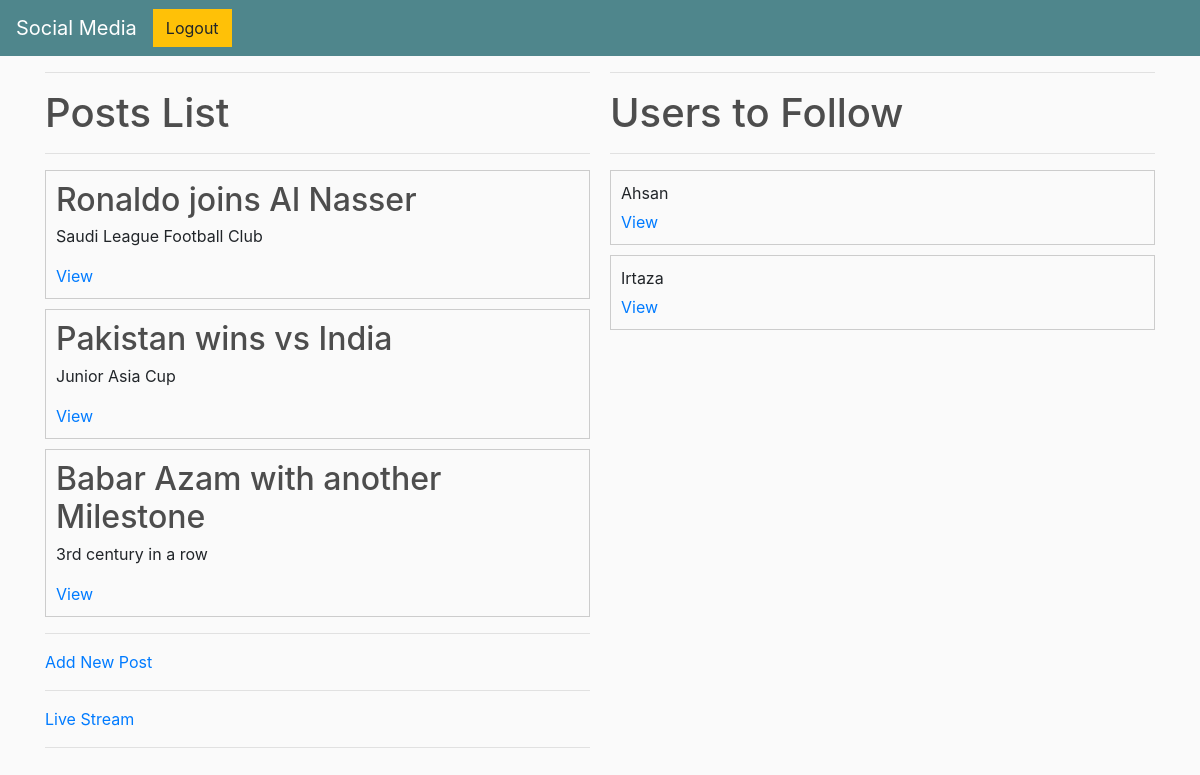
The app's page / (signed in) with its own data.
### base/models.py (models this page shows, shortened)
class Post(models.Model):
    title = models.CharField(max_length=255)
    description = models.TextField()
    author = models.ForeignKey(User, on_delete=models.CASCADE)
    created_at = models.DateTimeField(auto_now_add=True)
    objects = models.Manager()
    post = PostManager()

### base/views.py (the view)
# urls.py: path("", views.PostList.as_view(), name= 'posts'),
class PostList(LoginRequiredMixin, ListView):
    model = Post
    context_object_name = 'posts'
    template_name = 'templates/base/post_list.html'
    def get_context_data(self, **kwargs):
        context = super().get_context_data(**kwargs)
        current_user = self.request.user
        context['posts'] = Post.objects.filter(author = current_user)
        users = User.objects.all()
        current_user = self.request.user
        context['users'] = [user for user in users if user != current_user]
        context['current_user'] = self.request.user.id
        return context

### templates/base/post_list.html (shortened to what this page needs)
{% extends 'templates/base/main.html' %}
{% block content %}
<div class="main-container">
    <div class="posts-column">
        <hr>
        <h1>Posts List</h1>
    <hr>
        {% for post in posts %}
            <div class="post">
                <h2>{{ post.title }}</h2>
                <p>{{ post.description }}</p>
                <a href="{% url 'post' post.id %}">View</a>
            </div>
        {% empty %}
            <h5>No posts in the list</h5>
        {% endfor %}
    <hr>
            <a href="{% url 'post-create' %}">Add New Post</a>
    <hr>
        <a href="{% url 'stream' current_user %}">Live Stream</a>
    <hr>
    </div>
    <div class="users-column">
        <hr>
        <h1>Users to Follow</h1>
<hr>
        {% for user in users %}
            <div class="user">
                <p>{{ user.username }}</p>
                  <a href="{% url 'user' user.id %}">View</a>
            </div>
        {% empty %}
            <h5>No users to follow</h5>
        {% endfor %}
    </div>
</div>
<br><br>
{% endblock content %}

### templates/base/main.html (shortened to what this page needs)
<!DOCTYPE html>
{% load static %}
<html>
<head>
    <link href="https://stackpath.bootstrapcdn.com/bootstrap/4.4.1/css/bootstrap.min.css"
 rel="stylesheet">
    <link href="{% static 'css/main.css' %}" rel="stylesheet" type="text/css">
</head>
<body>
<nav class="navbar navbar-expand-lg navbar-dark bg-dark">
<a class="navbar-brand" href="{% url 'posts' %}">Social Media</a>
    <div class="collapse navbar-collapse" id="navbarSupportedContent">
        <div class="form-inline my-2 my-lg-0">
             {% if request.user.is_authenticated %}
        <a class="btn btn-warning" href="{% url 'logout' %}">Logout</a>
            {% else %}
        <a class="btn btn-warning" href="{% url 'login' %}">Login</a>
            {% endif %}
        </div>
    </div>
</nav>
<div class="container">
    {% block content %}
    {% endblock content %}
</div>
</body>
</html>

### static/css/main.css (style rules this page uses)
body { background-color: hsl(0, 0%, 98%); }
h1,h2,h3,h4,h5,h6 { color:hsl(0, 0%, 30%); }
.bg-dark { background-color: #4f868c!important; }
.btn { border-radius: 0; }

### templates/base/post_list.html (style rules this page uses)
.main-container { display: flex; gap: 20px; }
.posts-column, .users-column { flex: 1; }
.post, .user { border: 1px solid #ccc; padding: 10px; margin-bottom: 10px; }
.post h2, .user p { margin-bottom: 5px; }
.post a, .user a { margin-right: 10px; }

### records on screen
Post: title "Ronaldo joins Al Nasser", description "Saudi League Football Club"
Post: title "Pakistan wins vs India", description "Junior Asia Cup"
Post: title "Babar Azam with another Milestone", description "3rd century in a row"

### other values on screen
{{ user.username }} "Ahsan"
{{ user.username }} "Irtaza"
